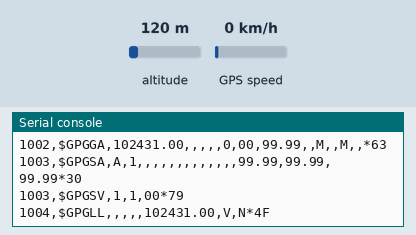
Bench run of a program on a simulated ESP32 board running MicroPython. On the bench: the last lines printed to the serial console. The test bench sets the inputs (shaded band); at power-on: GPS speed 0 km/h, altitude 120 m. The GPS gets a fix after 3 s at 37.7749, -122.4194 with 8 satellites.

Above: at 1.2 s.
1.3 s: GPS speed set to 30 km/h
At 2.6 s:
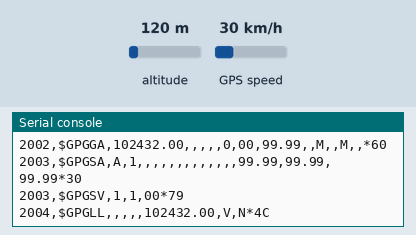
3.5 s: GPS speed set to 5 km/h
At 6.0 s:
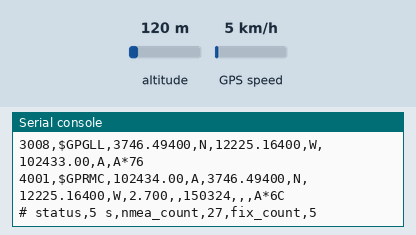

Measured:
- after the input at 3.5 s, the serial console: prints a new line after 0.50 s (image 2)

The program:

gps_uart_smoke_test.py
```python
"""
GPS UART smoke test for ESP32 MicroPython.

Run this file directly on the ESP32 from Thonny.
It does not save data to flash. It only prints raw NMEA lines and counters.

Expected wiring:
  GPS TX -> ESP32 GPIO16
  GPS RX -> ESP32 GPIO17, optional
  GPS VCC -> module-required supply
  GPS GND -> ESP32 GND
"""

from machine import UART, Pin
import time


GPS_UART_ID = 2
GPS_RX_PIN = 16
GPS_TX_PIN = 17
GPS_BAUDRATE = 9600
DURATION_S = 60
PRINT_RAW_LIMIT = 20


uart = UART(
    GPS_UART_ID,
    baudrate=GPS_BAUDRATE,
    bits=8,
    parity=None,
    stop=1,
    rx=Pin(GPS_RX_PIN),
    tx=Pin(GPS_TX_PIN),
    timeout=1000,
)

print("GPS UART smoke test")
print("UART%d RX=GPIO%d TX=GPIO%d baud=%d" % (GPS_UART_ID, GPS_RX_PIN, GPS_TX_PIN, GPS_BAUDRATE))
print("If nmea_count stays 0, check GPS power, GND, TX->GPIO16, and baudrate.")

t0 = time.ticks_ms()
last_status = t0
nmea_count = 0
fix_count = 0
raw_printed = 0

while time.ticks_diff(time.ticks_ms(), t0) < DURATION_S * 1000:
    raw = uart.readline()
    now = time.ticks_ms()
    if raw:
        try:
            line = raw.decode("ascii").strip()
        except Exception:
            line = ""
        if line.startswith("$"):
            nmea_count += 1
            parts = line.split(",")
            if (parts[0].endswith("RMC") and len(parts) > 2 and parts[2] == "A") or (
                parts[0].endswith("GGA") and len(parts) > 6 and parts[6] not in ("", "0")
            ):
                fix_count += 1
            if raw_printed < PRINT_RAW_LIMIT:
                print("%d,%s" % (time.ticks_diff(now, t0), line))
                raw_printed += 1

    if time.ticks_diff(now, last_status) >= 5000:
        print("# status,%d s,nmea_count,%d,fix_count,%d" % (
            time.ticks_diff(now, t0) // 1000,
            nmea_count,
            fix_count,
        ))
        last_status = now

print("GPS smoke test done. nmea_count=%d, fix_count=%d" % (nmea_count, fix_count))
```
